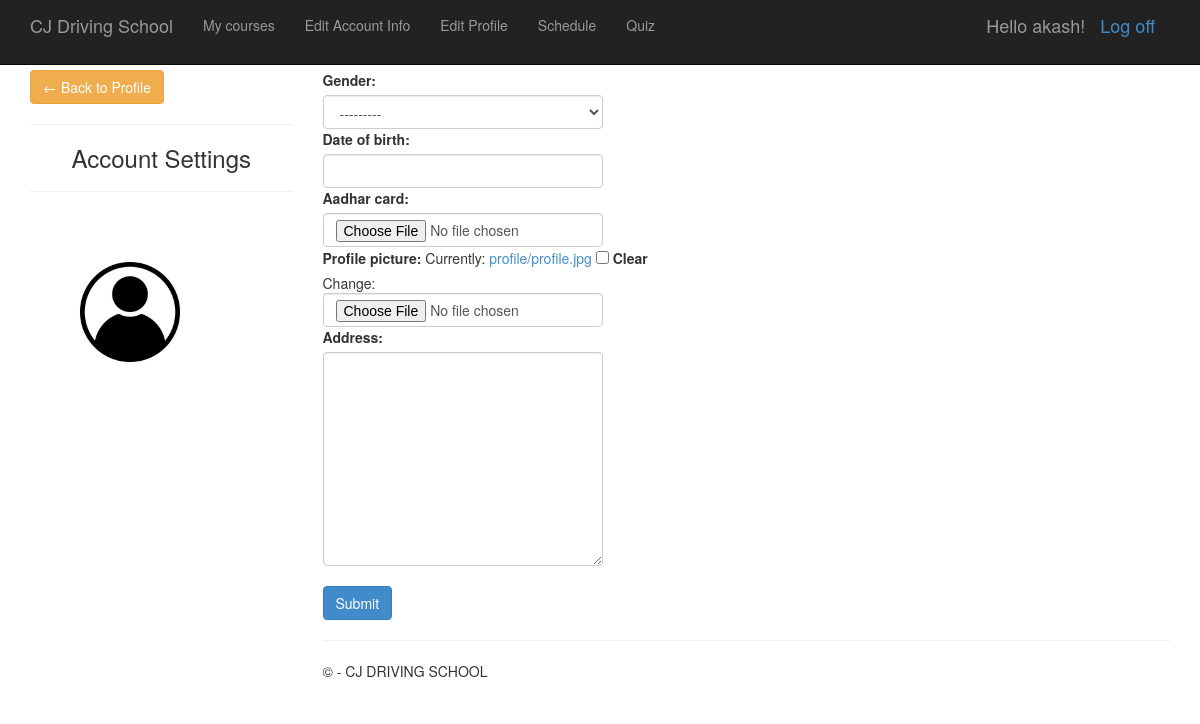
/account/ (signed in), run on the app's committed database.
### courses/models.py (models this page shows, shortened)
class User(AbstractUser):
    is_student = models.BooleanField(default=False)
    is_instructor = models.BooleanField(default=False)
    email = models.EmailField(default=None, unique=True, max_length=255)
    phone_number = PhoneNumberField(default=None, unique=True, null=True)

class Student(models.Model):
    user = models.OneToOneField(User, on_delete=models.CASCADE)
    GENDER_CHOICES = [
        ('M', 'Male'),
        ('F', 'Female'),
    ]
    gender = models.CharField(choices=GENDER_CHOICES, default=None, blank=True, max_length=2, null=True)
    date_of_birth = models.DateField(validators=[validate_age], default=None, blank=True, null=True, help_text='the date format is: year-month-date')
    aadhar_card = models.FileField(upload_to='aadhar/', default=None, blank=True, null=True)
    profile_picture = models.ImageField(upload_to='profile/', default='profile/profile.jpg', blank=True, null=True)
    address = models.TextField(default=None, blank=True, null=True)

### courses/views.py (the view)
# urls.py: path('account/', views.studentSettings, name="account"),
@login_required(login_url='login')
def studentSettings(request):
    student = request.user.student
    form = StudentprofileForm(instance=student)
    if request.method == 'POST':
        form = StudentprofileForm(request.POST, request.FILES, instance=student)
        if form.is_valid():
            form.save()
    context = {'form':form}
    return render(request, 'courses/student_settings.html', context)

### courses/forms.py
class StudentprofileForm(ModelForm):
    class Meta:
        model = Student
        fields = '__all__'
        exclude = ['user']

### courses/templates/courses/student_settings.html (shortened to what this page needs)
{% extends 'courses/user.html' %}
{% load static %}
{% load widget_tweaks %}
{% block content %}
<br>
<div class="row">
	<div class="col-md-3">
		<div class="card card-body">
			<a class="btn btn-warning" href="{% url 'user' %}"> &#8592; Back to Profile</a>
			<hr>
			<h3 style="text-align: center">Account Settings</h3>
			<hr>
			<img class="profile-pic" src="{{request.user.student.profile_picture.url}}" >
		</div>
	</div>
	<div class="col-md-9">
		<div class="card card-body">
			<form method="POST" action="" enctype="multipart/form-data">
				{% for field in form.visible_fields %}
                           <div class="form-group">
                               {{ field.label_tag }}
                                  {% render_field field class="form-control" %}
                         {% endfor %}
                             <br><input class="btn btn-primary" type="submit" name="Update Information">
                           </div>
			</form>
		</div>
	</div>
</div>
{% endblock %}

### courses/templates/courses/loginpartial.html (shortened to what this page needs)
{% if user.is_authenticated %}
<form id="logoutForm" action="/logout/" method="post" class="navbar-right">
    <ul class="nav navbar-nav navbar-right">
        <li><span class="navbar-brand">Hello {{ user.username }}!</span></li>
        <li><span class="navbar-brand"><a href="javascript:document.getElementById('logoutForm').submit()">Log off</a></span></li>
    </ul>
</form>
{% else %}
<ul class="nav navbar-nav navbar-right">
    <li><a href="{% url 'login' %}">Log in</a></li>
</ul>
{% endif %}

### static/content/site.css (style rules this page uses)
body { padding-top: 50px; padding-bottom: 20px; }
input, select, textarea { max-width: 280px; }

### courses/templates/courses/student_settings.html (style rules this page uses)
.profile-pic { max-width: 200px; max-height:200px; margin: 0 auto; border-radius: 50%; }

### data on the page
User: username "akash", user.student.profile_picture (placeholder picture)
Student: gender "---------"

### other printed values
{{ field.label_tag }} "Gender:" "Date of birth:" "Aadhar card:" "Profile picture:" "Address:"
